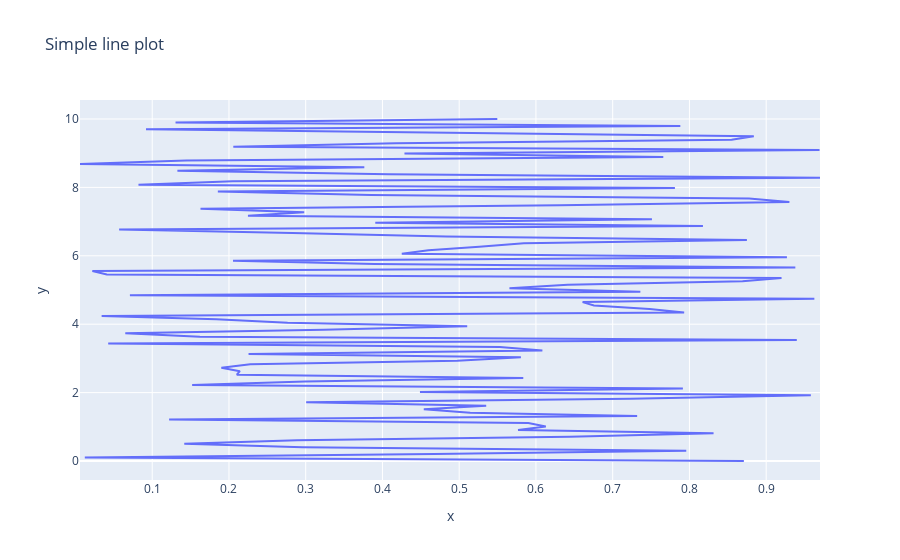

Write notebook code for a chart like this one.
### Code cell
#Q 20:- Using Plotly, create a basic line plot of a randomly generated dataset, label the axes , and set the title as "Simple line Plot".??
import plotly.graph_objects as go
import numpy as np
#generate random data for  the line chart
x=np.random.rand(100)
y=np.linspace(0,10,100)
#Create the figure
fig=go.Figure()
#Add a trace for the line plot
fig.add_trace(go.Scatter(x=x,y=y,mode="lines",name="Random data"))

#set the title and axis labels
fig.update_layout(
    title="Simple line plot",
    xaxis_title="x",
    yaxis_title="y"
)

fig.show()
